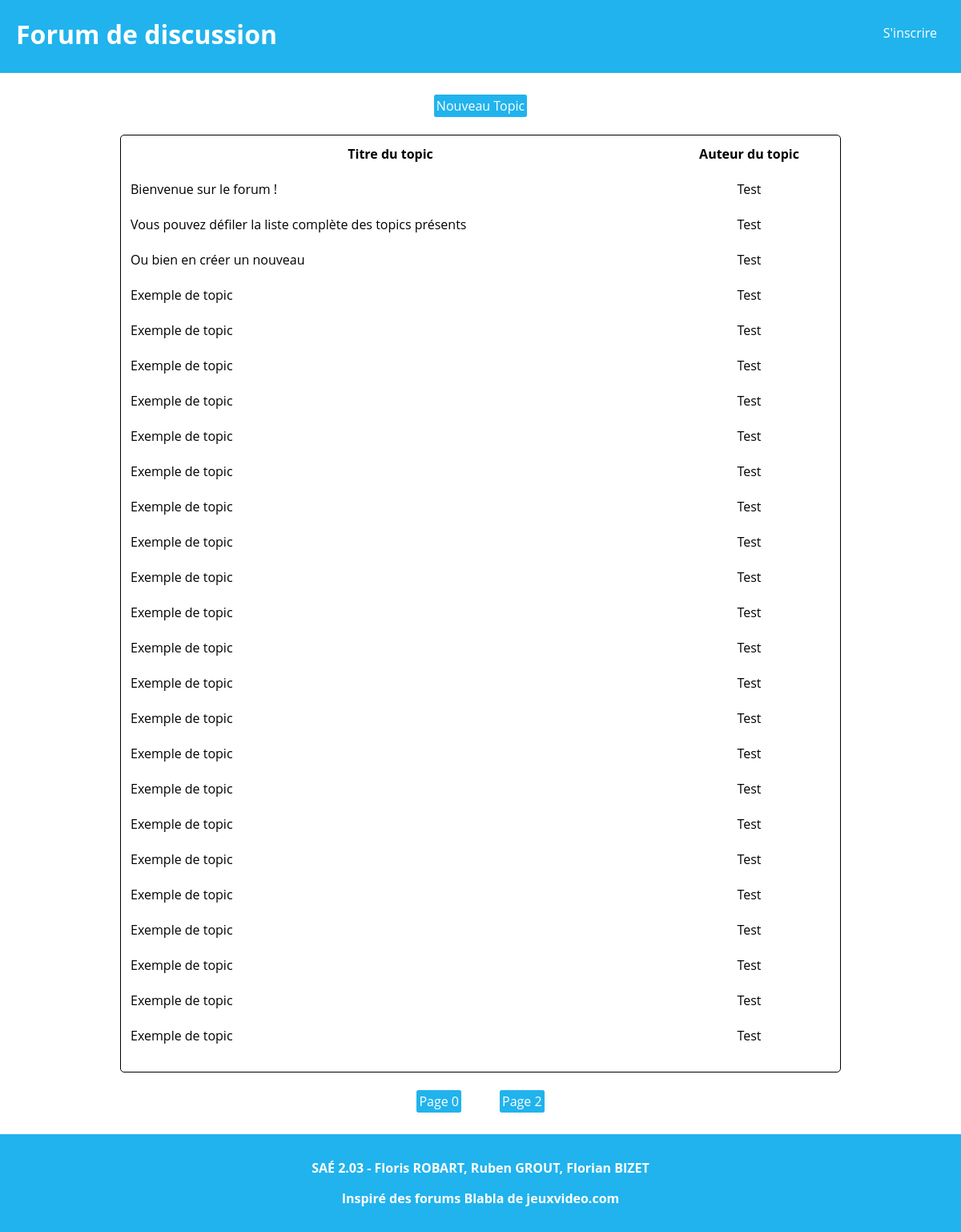
The page / on the database its author committed.
### tables this page shows
CREATE TABLE Topic (
    idTopic INT PRIMARY KEY NOT NULL AUTO_INCREMENT,
    titre   VARCHAR(200),
    contenu TEXT,
    idUser  INT REFERENCES Users(idUser)
);

CREATE TABLE Users (
    idUser INT  PRIMARY KEY NOT NULL AUTO_INCREMENT,
    pseudo  VARCHAR(60),
    hashMdp VARCHAR(255),
    UNIQUE(pseudo)
);

### html/index.php (the view, shortened to what this page needs)
<!DOCTYPE html>
<?php
$dbuser = 'review_site';
$dbpass = 'JxSLRkdutW';
$conn = new mysqli("localhost", $dbuser, $dbpass, "forum");
$page = $_GET["page"];
$topicCount = 25;
if ($page == null) {$page = 1;}
$query = "SELECT t.*, u.pseudo FROM Topic t JOIN Users u ON t.idUser = u.idUser ORDER BY idTopic DESC LIMIT " . ($topicCount*($page-1)) . "," . ($topicCount*$page) . ";";
$queryResult = $conn->query($query);
?>
<html>
	<head>
		<link rel="stylesheet" href="style.css"/>
	</head>
	<body>
		<header>
			<h1><a href="index.php">Forum de discussion</a></h1>
			<a href="inscription.html">S'inscrire</a>
		</header>
		<main>
			<a href="ecrireTopic.html">Nouveau Topic</a>
			<table>
				<tr>
					<th>Titre du topic</th>
					<th>Auteur du topic</th>
				</tr>
				<?php
					do {
						$resultArray = $queryResult->fetch_array();
						echo "<tr>";
						echo "	<td class='topicTitle'><a href=\"topic.php?topicid=". $resultArray["idTopic"] .  "\">" . $resultArray["titre"] . "</a></td>";
						echo "	<td>" . $resultArray["pseudo"] . "</td>";
						echo "</tr>";
					} while ($resultArray);
				?>
			</table>
			<?php
				echo "<a href='index.php?page=" . ($page-1) . "'>Page " . ($page-1) . "</a>";
				echo "<a href='index.php?page=" . ($page+1) . "'>Page " . ($page+1) . "</a>";
			?>
		</main>
		<footer>
			<p>SAÉ 2.03 - Floris ROBART, Ruben GROUT, Florian BIZET</p>
			<p>Inspiré des forums Blabla de jeuxvideo.com</p>
		</footer>
	</body>
</html>

### html/style.css (style rules this page uses)
html, body { font-family: "Open Sans"; margin: 0; padding: 0; }
header { color: white; background-color: #21b3ed; width: 100%; margin-bottom: 2.5%; }
header h1 { display: inline-block; margin-left: 20px; }
header > a { text-decoration: none; color: white; float: right; padding: 30px; }
header a { text-decoration: none; color: white; float: right; }
main { text-align: center; }
main > a, main > a:visited { background-color: #21b3ed; color: white; padding: 2px; border: solid #21b3ed 1px; border-radius: 3px; text-decoration: none; margin: 2%; }
table { margin-left: auto; margin-right: auto; width: 75%; border: solid black 1px; border-radius: 5px; margin-top: 25px; margin-bottom: 25px; }
.topicTitle { width : 75%; text-align: left; }
th, td { padding: 10px; }
td a { color: black; text-decoration: none; }
footer { color: white; background-color: #21b3ed; width: 100%; margin-top: 2.5%; text-align: center; font-weight: bold; padding-top: 1.25%; padding-bottom: 1.25%; }

### rows shown on the page
topic: titre "Bienvenue sur le forum !", idUser.pseudo "Test"
topic: titre "Vous pouvez défiler la liste complète des topics présents", idUser.pseudo "Test"
topic: titre "Ou bien en créer un nouveau", idUser.pseudo "Test"
topic: titre "Exemple de topic", idUser.pseudo "Test"
topic: titre "Exemple de topic", idUser.pseudo "Test"
topic: titre "Exemple de topic", idUser.pseudo "Test"
topic: titre "Exemple de topic", idUser.pseudo "Test"
topic: titre "Exemple de topic", idUser.pseudo "Test"
topic: titre "Exemple de topic", idUser.pseudo "Test"
topic: titre "Exemple de topic", idUser.pseudo "Test"
topic: titre "Exemple de topic", idUser.pseudo "Test"
topic: titre "Exemple de topic", idUser.pseudo "Test"
topic: titre "Exemple de topic", idUser.pseudo "Test"
topic: titre "Exemple de topic", idUser.pseudo "Test"
topic: titre "Exemple de topic", idUser.pseudo "Test"
topic: titre "Exemple de topic", idUser.pseudo "Test"
topic: titre "Exemple de topic", idUser.pseudo "Test"
topic: titre "Exemple de topic", idUser.pseudo "Test"
topic: titre "Exemple de topic", idUser.pseudo "Test"
topic: titre "Exemple de topic", idUser.pseudo "Test"
topic: titre "Exemple de topic", idUser.pseudo "Test"
topic: titre "Exemple de topic", idUser.pseudo "Test"
topic: titre "Exemple de topic", idUser.pseudo "Test"
topic: titre "Exemple de topic", idUser.pseudo "Test"
topic: titre "Exemple de topic", idUser.pseudo "Test"

### other values the page prints
$page-1 "0"
$page+1 "2"
